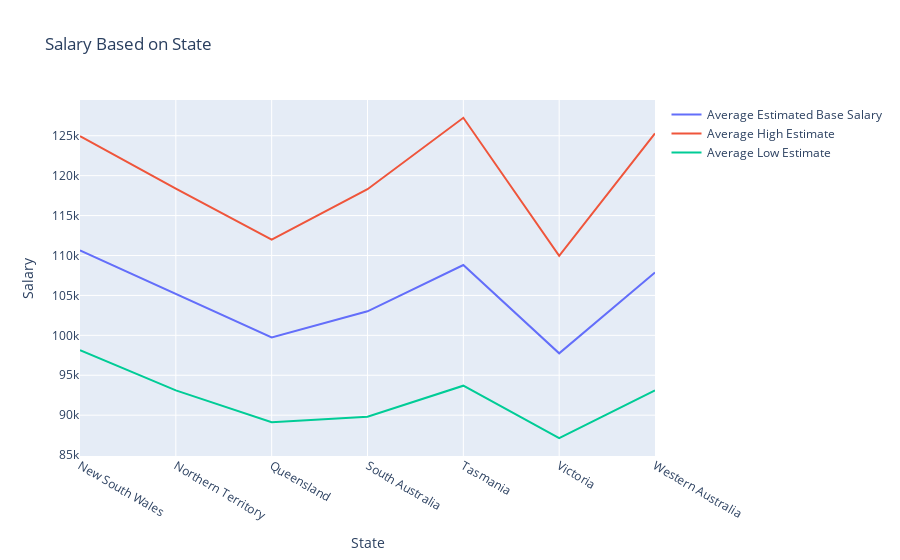

Notebook source saved alongside this figure:
### Code cell
# Analyze the average income by state.
import plotly.graph_objects as go
# Define the state names and values
state_info = (job
                .groupby('State')
                .agg({'Estimate Base Salary': 'mean', 'Low Estimate': 'mean', 'High Estimate':'mean'})
                .reset_index())

# Create the line chart
fig = go.Figure()
fig.add_trace(go.Scatter(
    x=state_info['State'].tolist(),  
    y=state_info['Estimate Base Salary'].tolist(), 
    mode='lines',
    name='Average Estimated Base Salary'
))
fig.add_trace(go.Scatter(
    x=state_info['State'].tolist(),  
    y=state_info['High Estimate'].tolist(), 
    mode='lines',
    name='Average High Estimate'
))
fig.add_trace(go.Scatter(
    x=state_info['State'].tolist(),  
    y=state_info['Low Estimate'].tolist(), 
    mode='lines',
    name='Average Low Estimate'
))

# Set the chart title and axis labels
fig.update_layout(
    title='Salary Based on State',
    xaxis_title='State',
    yaxis_title='Salary'
)

# Display the chart
fig.show()

### Figure 1 — Plotly figure (JSON) as saved in the notebook; plotly's stock layout.template omitted (floating-point values rounded to 4 significant figures)
{"data": [{"mode": "lines", "name": "Average Estimated Base Salary", "type": "scatter", "x": ["New South Wales", "Northern Territory", "Queensland", "South Australia", "Tasmania", "Victoria", "Western Australia"], "y": [110700.0, 105200.0, 99750.0, 103000.0, 108800.0, 97740.0, 107900.0]}, {"mode": "lines", "name": "Average High Estimate", "type": "scatter", "x": ["New South Wales", "Northern Territory", "Queensland", "South Australia", "Tasmania", "Victoria", "Western Australia"], "y": [124900.0, 118400.0, 112000.0, 118300.0, 127200.0, 110000.0, 125300.0]}, {"mode": "lines", "name": "Average Low Estimate", "type": "scatter", "x": ["New South Wales", "Northern Territory", "Queensland", "South Australia", "Tasmania", "Victoria", "Western Australia"], "y": [98140.0, 93110.0, 89130.0, 89800.0, 93690.0, 87120.0, 93100.0]}], "layout": {"title": {"text": "Salary Based on State"}, "xaxis": {"title": {"text": "State"}}, "yaxis": {"title": {"text": "Salary"}}}}
